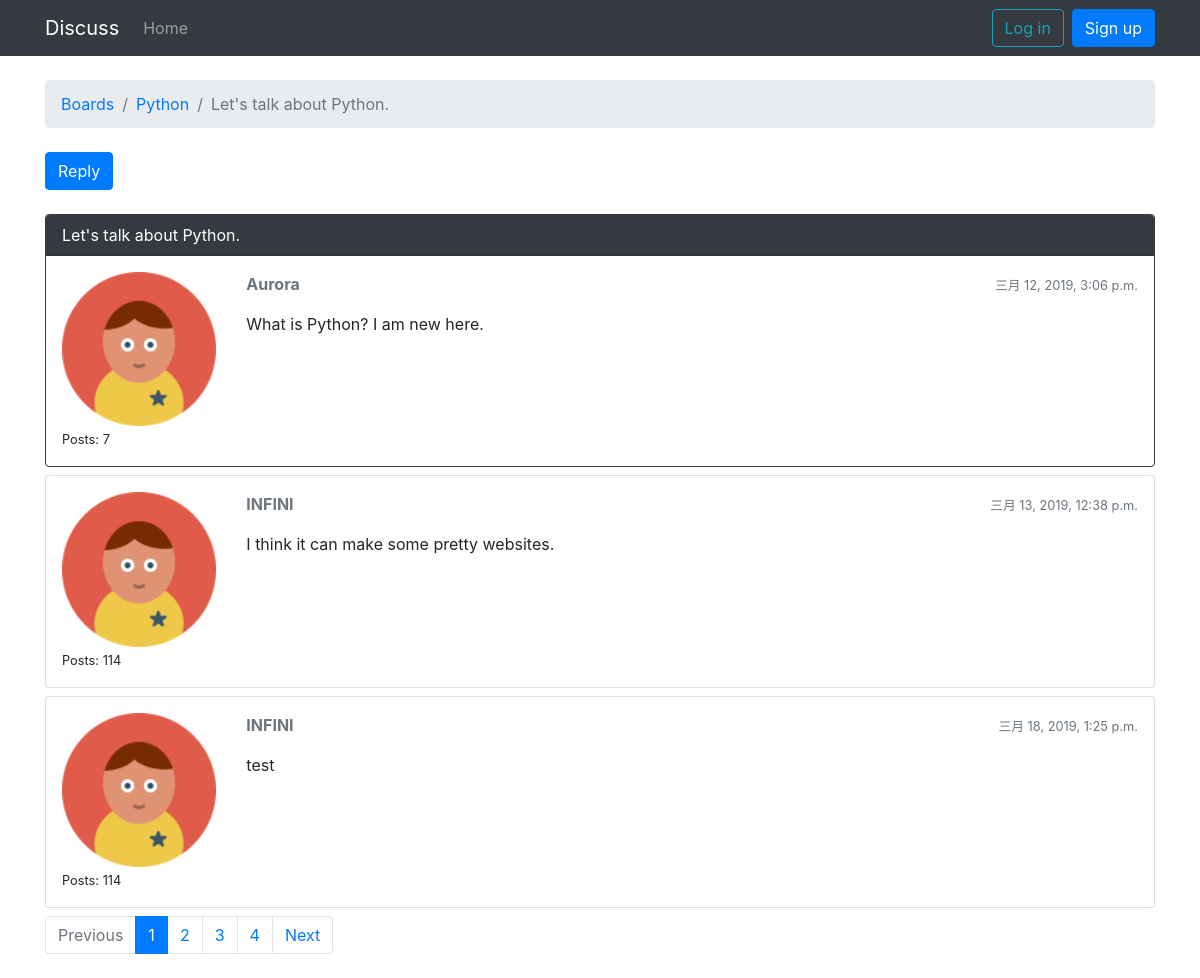
The page /boards/1/topics/1/ on the database its author committed.
### boards/models.py (models this page shows, shortened)
class Topic(models.Model):
    subject = models.CharField(max_length=200)
    last_updated = models.DateTimeField(auto_now_add=True)
    starter = models.ForeignKey(User, on_delete=models.CASCADE, related_name='topics')
    board = models.ForeignKey(Board, on_delete=models.CASCADE, related_name='topics')
    views = models.PositiveIntegerField(default=0)

class Board(models.Model):
    name = models.CharField(max_length=30, unique=True)
    description = models.CharField(max_length=300)

class Post(models.Model):
    message = models.TextField(max_length=4000)
    topic = models.ForeignKey(Topic, on_delete=models.CASCADE, related_name='posts')
    created_by = models.ForeignKey(User, on_delete=models.CASCADE, related_name='posts')
    updated_by = models.ForeignKey(User, on_delete=models.CASCADE, null=True, related_name='+')
    created_at = models.DateTimeField(auto_now_add=True)
    updated_at = models.DateTimeField(null=True)

### core/models.py (models this page shows)
class User(AbstractUser):
    pass

### boards/views.py (the view)
# urls.py: path('topics/<int:topic_pk>/', views.topic_posts, name='topic_posts'),
def topic_posts(request, board_pk, topic_pk):
    topic = get_object_or_404(Topic, board__pk=board_pk, pk=topic_pk)
    session_key = 'viewed_topic_%d' % topic.pk
    if not request.session.get(session_key, False):
        topic.views += 1
        topic.save()
        request.session[session_key] = True
    queryset = topic.posts.order_by('created_at')
    page = request.GET.get('page', 1)
    paginator = Paginator(queryset, 3)
    try:
        posts = paginator.page(page)
    except PageNotAnInteger:
        posts = paginator.page(1)
    except EmptyPage:
        posts = paginator.page(paginator.num_pages)
    return render(request, 'boards/posts.html', {'topic': topic, 'posts': posts})

### boards/templates/boards/posts.html (shortened to what this page needs)
{% extends 'base.html' %}
{% load static %}
{% block breadcrumb %}
  <li class="breadcrumb-item"><a href="{% url 'home' %}">Boards</a></li>
  <li class="breadcrumb-item"><a href="{% url 'board_topics' topic.board.pk %}">{{ topic.board.name }}</a></li>
  <li class="breadcrumb-item active">{{ topic.subject }}</li>
{% endblock %}
{% block content %}
  <a class="btn btn-primary mb-4" href="{% url 'reply_topic' topic.board.pk topic.pk %}">Reply</a>
  {% for post in posts %}
    <div class="card mb-2 {% if forloop.first %}border-dark{% endif %}">
      {% if forloop.first %}<div class="card-header text-white bg-dark px-3 py-2">{{ topic.subject }}</div>{% endif %}
      <div class="card-body p-3">
        <div class="row">
          <div class="col-2">
            <img class="w-100" src="{% static 'img/avatar.png' %}" alt="{{ post.created_by.username }}">
            <small>Posts: {{ post.created_by.posts.count }}</small>
          </div>
          <div class="col-10">
            <div class="row mb-3">
              <div class="col-6">
                <strong class="text-muted">{{ post.created_by.username }}</strong>
              </div>
              <div class="col-6 text-right">
                <small class="text-muted">{{ post.created_at }}</small>
              </div>
            </div>
            {{ post.message }}
          </div>
        </div>
      </div>
    </div>
  {% endfor %}
  {% with posts as pages %}
    {% include 'includes/pagination.html' %}
  {% endwith %}
{% endblock %}

### rows shown on the page
Topic: board.name "Python", subject "Let's talk about Python."
Post: created_by.posts.count "7", created_by.username "Aurora", created_at "三月 12, 2019, 3:06 p.m.", message "What is Python? I am new here."
Post: created_by.posts.count "114", created_by.username "INFINI", created_at "三月 13, 2019, 12:38 p.m.", message "I think it can make some pretty websites."
Post: created_by.posts.count "114", created_by.username "INFINI", created_at "三月 18, 2019, 1:25 p.m.", message "test"

### other values the page prints
{{ page_num }} "1"
{{ page_num }} "2" "3" "4"
